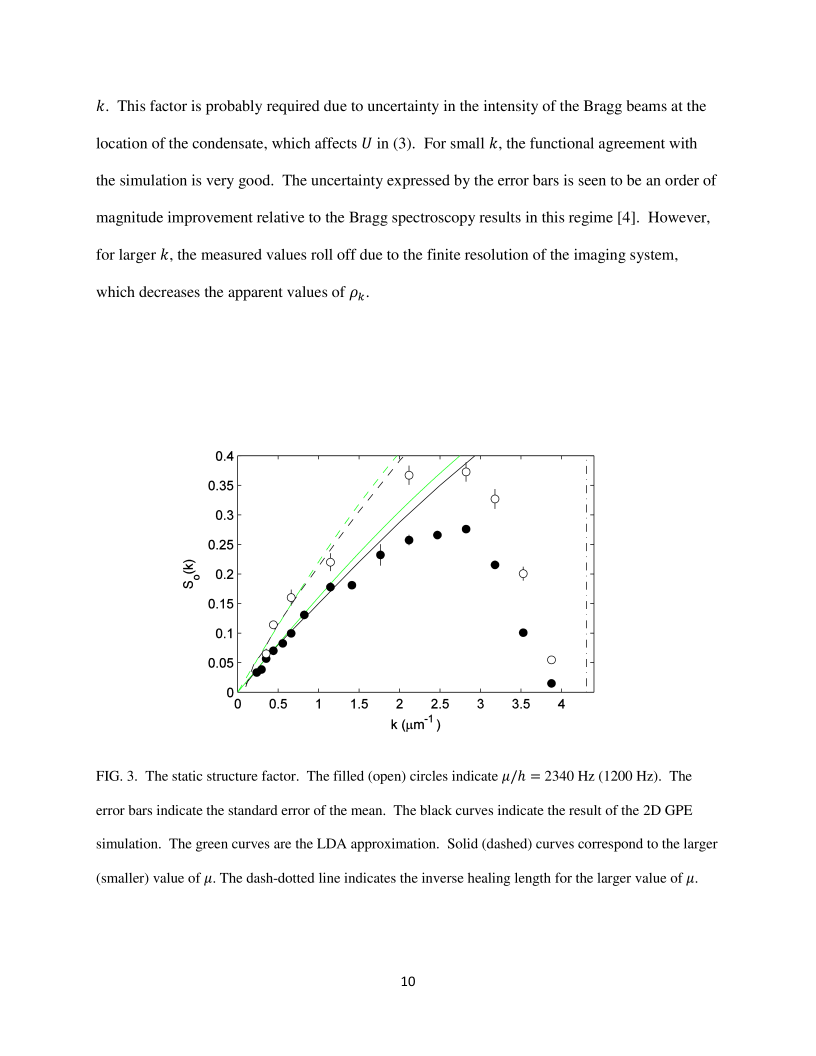
#> input picture formal/external_evidence/bec_bragg_shammass_2012/page_renders/page10_z4.png, 2448 x 3168 px (shown at 1/3 size)
$ python -i ovsnd01n2_sound_propagation_distance_time_digitized.py   (imports and definitions only)
#> lines starting #> are read from the running program, lines starting #| are printed output that depends on the picture; after the words box and inside, x2 and y2 are one past the last pixel; in counts of white or black regions, pixels touching at a corner belong together
### formal/python/toe/observables/ovsnd01_sound_propagation_distance_time_digitized.py
"""OV-SND-01N: minimal digitized anchor dataset from sound propagation (computed lock).

Digitization target
- Source PDF: arXiv:9711224v1 (Kavoulakis & Pethick, 1997)
- Figure: Fig. 2 (distance vs time)
- Series: squares (low-amplitude pulses)
- Axes:
  - x: Time [ms], range [0, 80]
  - y: Distance from center [μm], range [0, 200]

Purpose
- Provide a deterministic, frozen external dataset artifact (CSV + metadata) as a
  second non-Bragg anchor.

Scope / limits
- Benchmark/anchor ingestion only; no ToE validation claim.
- No fitting: we digitize points only; we do not infer c beyond acknowledging
  that the slope is interpretable as a speed.
- No continuity/averaging across regimes.
"""

from __future__ import annotations

from dataclasses import dataclass
import hashlib
import json
from pathlib import Path
from formal.python.meta.repo_environment import find_repo_root
from typing import Any

import numpy as np
from PIL import Image
from scipy import ndimage


def _sha256_json(payload: object) -> str:
    b = json.dumps(payload, sort_keys=True, separators=(",", ":"), ensure_ascii=True).encode("utf-8")
    return hashlib.sha256(b).hexdigest()


# [6 lines left out: function _sha256_file, not called in this run]


def _sha256_text(text: str) -> str:
    return hashlib.sha256(text.encode("utf-8")).hexdigest()


def _to_gray(rgb: np.ndarray) -> np.ndarray:
    r = rgb[:, :, 0].astype(np.float32)
    g = rgb[:, :, 1].astype(np.float32)
    b = rgb[:, :, 2].astype(np.float32)
    return (0.2126 * r + 0.7152 * g + 0.0722 * b).astype(np.float32)


@dataclass(frozen=True)
class PlotBox:
    left: int
    right: int
    top: int
    bottom: int

    def width(self) -> int:
        return int(self.right - self.left)

    def height(self) -> int:
        return int(self.bottom - self.top)


# [124 lines left out: functions _find_plot_box, _pixel_to_data, _digitized_points_from_png, _render_csv_text, not called in this run]


@dataclass(frozen=True)
class OVSND01DigitizedPropagationDatasetRecord:
    schema: str
    digitization_id: str
    date: str

    observable_id: str

    source: dict[str, Any]
    dataset: dict[str, Any]
    scope_limits: list[str]

    # [10 lines left out: function to_jsonable_without_fingerprint, not called in this run]

    def fingerprint(self) -> str:
        return _sha256_json(self.to_jsonable_without_fingerprint())

    # [139 lines left out: functions to_jsonable, ovsnd01_digitized_propagation_dataset_record, write_ovsnd01_digitized_artifacts, render_ovsnd01_digitized_lock_markdown, write_ovsnd01_digitized_lock, not called in this run]

### formal/python/toe/observables/ovsnd01n2_sound_propagation_distance_time_digitized.py
"""OV-SND-01N2: split square markers into two deterministic series from a pinned Andrews 1997 propagation plot.

Why this exists
- OV-SND-01N digitizes the *squares* series in Fig. 2 (distance vs time).
- The paper context suggests multiple pulse/condition series may exist.
- OV-SND-04 requires >=2 speed conditions to form >=2 mapped (c, n0) pairs.

Governance stance
- Bookkeeping only; no physics claim.
- Deterministic: if a second series cannot be separated by the pinned rule, this record
    remains BLOCKED (no fabrication, no manual clicking).

Digitization strategy (v1, bounded)
- Use the pinned Andrews page render: formal/external_evidence/bec_sound_andrews_1997/page4_z4.png
- Hardcode a crop box in image coordinates to isolate the propagation plot.
- Hardcode the plot box (axes interior) within that crop.
- Extract *all* square-marker centroids using the same pinned component signature as OV-SND-01N.
- Split into two series via a pinned rule: "largest_x_gap" on sorted time values.

Stop condition
- If the split produces too few points in either series or the largest gap is not significant,
    remain BLOCKED (this is the governance guardrail).
"""

from __future__ import annotations

from dataclasses import dataclass
import hashlib
import json
from pathlib import Path
from formal.python.meta.repo_environment import find_repo_root
from typing import Any

import numpy as np
from PIL import Image
from scipy import ndimage

from formal.python.toe.observables.ovsnd01_sound_propagation_distance_time_digitized import (
    PlotBox,
    _pixel_to_data,
    _to_gray,
)


def _sha256_json(payload: object) -> str:
    b = json.dumps(payload, sort_keys=True, separators=(",", ":"), ensure_ascii=True).encode("utf-8")
    return hashlib.sha256(b).hexdigest()


# [6 lines left out: function _sha256_file, not called in this run]


def _sha256_text(text: str) -> str:
    return hashlib.sha256(text.encode("utf-8")).hexdigest()


# [28 lines left out: functions _ols_through_origin, _rows_preview, not called in this run]


# Pinned crop/plot boxes for the pinned render.
# These were derived by a deterministic probe and then hardcoded to eliminate drift.
_PINNED_PAGE_PNG_REL = "formal/external_evidence/bec_sound_andrews_1997/page4_z4.png"
_PINNED_CROP_BOX_X0Y0X1Y1 = (1121, 1143, 2440, 1762)
_PINNED_PLOT_BOX_LRTB = (88, 1101, 11, 591)

# Pinned marker extraction parameters.
_THRESHOLD_DARK_LT = 140
_OPENING_STRUCTURE = (2, 2)
_OPENING_ITERATIONS = 1

# Pinned squares signature (OV-SND-01N).
_SQUARES_SIG = (43, 12, 11)

# Split rule parameters (v1).
_SPLIT_RULE_ID = "largest_x_gap_v1"
_MIN_POINTS_PER_SERIES = 6
_MIN_LARGEST_GAP_MS = 6.0


def _extract_square_points_from_pinned_page(png_path: Path) -> tuple[list[dict[str, float]] | None, dict[str, Any]]:
    rgb = np.array(Image.open(png_path).convert("RGB"))
#> rgb is the input picture: shape (3168, 2448, 3); mean R, G, B 249.7, 249.8, 249.7
    H, W, _ = rgb.shape

    x0, y0, x1, y1 = _PINNED_CROP_BOX_X0Y0X1Y1
    if not (0 <= x0 < x1 <= W and 0 <= y0 < y1 <= H):
        return None, {"reason": "invalid_hardcoded_crop_box", "image_shape": [int(H), int(W)], "crop_box": [x0, y0, x1, y1]}

    crop = rgb[y0:y1, x0:x1]
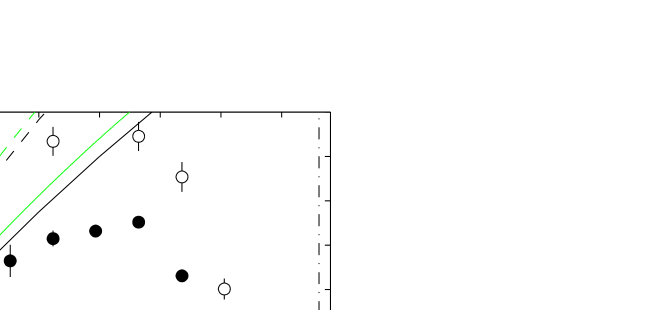
#> crop: shape (619, 1319, 3) (shown at 1/2 size); mean R, G, B 252.4, 252.7, 252.4
    gray = _to_gray(crop)

    left, right, top, bottom = _PINNED_PLOT_BOX_LRTB
    plot = PlotBox(left=int(left), right=int(right), top=int(top), bottom=int(bottom))
    if plot.left < 0 or plot.top < 0 or plot.right > gray.shape[1] or plot.bottom > gray.shape[0]:
        return None, {"reason": "invalid_hardcoded_plot_box", "crop_shape": [int(gray.shape[0]), int(gray.shape[1])], "plot_box": plot.__dict__}

    sub = gray[plot.top : plot.bottom, plot.left : plot.right]
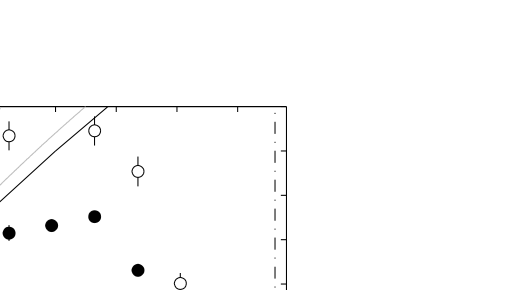
#> sub: shape (580, 1013) float32 (shown at 1/2 size); min 0, max 255, mean 252.3
    mask = sub < float(_THRESHOLD_DARK_LT)
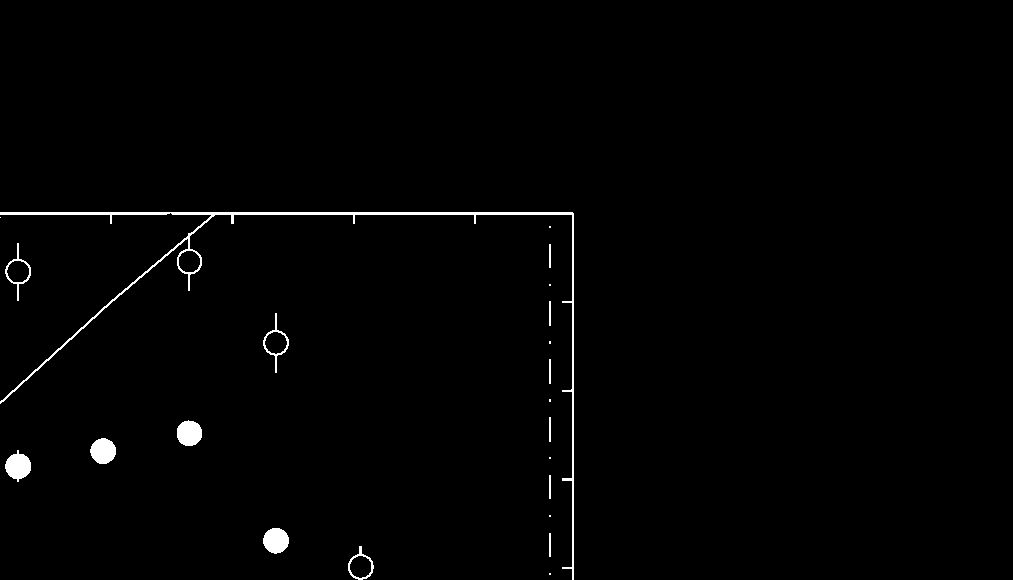
#> mask: shape (580, 1013) bool; 1.1% white; 22 white regions (8 under 20 px), largest, box (x1, y1, x2, y2) and area: (0, 212, 574, 580) 3448, (5, 450, 31, 482) 538, (263, 528, 289, 554) 521
    mask = ndimage.binary_opening(
        mask,
        structure=np.ones(_OPENING_STRUCTURE, dtype=bool),
        iterations=int(_OPENING_ITERATIONS),
    )
#> mask: shape (580, 1013) bool; 1.1% white; 22 white regions (7 under 20 px), largest, box (x1, y1, x2, y2) and area: (0, 212, 574, 580) 2921, (5, 450, 31, 482) 538, (0, 212, 170, 224) 525

    lbl, n = ndimage.label(mask)
#> lbl: shape (580, 1013) int32; 23 distinct labels, from 0 to 22
#> n = 22
    if n <= 0:
        return None, {"reason": "no_components_detected", "plot": plot.__dict__}

    pts_px: list[tuple[float, float]] = []
    for idx, sl in enumerate(ndimage.find_objects(lbl), start=1):
        if sl is None:
            continue
        ys, xs = sl
        comp = lbl[ys, xs] == idx

        area = int(comp.sum())
        h = int(ys.stop - ys.start)
        w = int(xs.stop - xs.start)

        if (area, w, h) != _SQUARES_SIG:
            continue

        yy, xx = np.nonzero(comp)
        cx = float(xx.mean()) + float(xs.start) + float(plot.left)
        cy = float(yy.mean()) + float(ys.start) + float(plot.top)
        pts_px.append((cx, cy))
#> this loop made 22 passes
#> (area, h, w) on passes 1, 2, 4, 5, 7, 8, 10, 12: (525, 12, 170), (2921, 368, 574), (223, 58, 26), (48, 24, 2), (50, 25, 2), (231, 60, 26), (50, 25, 2), (50, 25, 2)
#> pass 2, in _extract_square_points_from_pinned_page, `comp = lbl[ys, xs] == idx`:
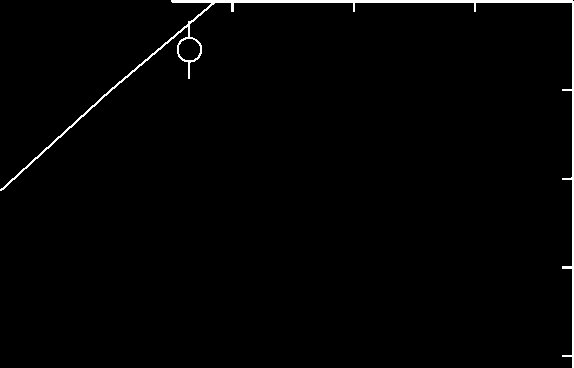
#> comp: shape (368, 574) bool; 1.4% white; 1 white region, box (x1, y1, x2, y2) and area: (0, 0, 574, 368) 2921
#> after the loop, pts_px = []

    pts_px.sort(key=lambda t: (t[0], t[1]))

    rounded_pixels = {(int(round(cx)), int(round(cy))) for (cx, cy) in pts_px}
#> rounded_pixels = 0 items
    if len(rounded_pixels) != len(pts_px):
        return None, {"reason": "non_unique_marker_detections", "row_count": int(len(pts_px))}

    xmin, xmax = 0.0, 80.0
    ymin, ymax = 0.0, 200.0

    out: list[dict[str, float]] = []
    for cx, cy in pts_px:
        t_ms, dist_um = _pixel_to_data(cx, cy, plot=plot, xmin=xmin, xmax=xmax, ymin=ymin, ymax=ymax)
        out.append({"time_ms": float(t_ms), "distance_um": float(dist_um)})
#> this loop made 0 passes
#> after the loop, out = []

    out.sort(key=lambda d: (float(d["time_ms"]), float(d["distance_um"])))

    rounded_data = {(round(float(d["time_ms"]), 6), round(float(d["distance_um"]), 6)) for d in out}
#> rounded_data = 0 items
    if len(rounded_data) != len(out):
        return None, {"reason": "non_unique_digitized_points", "row_count": int(len(out))}

    report: dict[str, Any] = {
        "image_relpath": _PINNED_PAGE_PNG_REL,
        "hardcoded_crop_box": {"x0": int(x0), "y0": int(y0), "x1": int(x1), "y1": int(y1)},
        "hardcoded_plot_box": {"left": int(plot.left), "right": int(plot.right), "top": int(plot.top), "bottom": int(plot.bottom)},
        "threshold": {"dark_lt": int(_THRESHOLD_DARK_LT)},
        "morphology": {"binary_opening": {"structure": list(_OPENING_STRUCTURE), "iterations": int(_OPENING_ITERATIONS)}},
        "marker_signature": {"area": int(_SQUARES_SIG[0]), "w": int(_SQUARES_SIG[1]), "h": int(_SQUARES_SIG[2])},
        "row_count": int(len(out)),
    }

    return out, report


# [50 lines left out: functions _split_by_largest_x_gap, _render_csv_text, not called in this run]


@dataclass(frozen=True)
class OVSND01N2DigitizedPropagationDatasetRecord:
    schema: str
    digitization_id: str
    date: str

    observable_id: str

    status: dict[str, Any]
    source: dict[str, Any]
    dataset: dict[str, Any] | None
    scope_limits: list[str]

    # [11 lines left out: function to_jsonable_without_fingerprint, not called in this run]

    def fingerprint(self) -> str:
        return _sha256_json(self.to_jsonable_without_fingerprint())

    # [188 lines left out: functions to_jsonable, ovsnd01n2_digitized_propagation_dataset_record, render_ovsnd01n2_lock_markdown, write_ovsnd01n2_digitized_artifacts, write_ovsnd01n2_lock, not called in this run]

>>> result = _extract_square_points_from_pinned_page('../../../external_evidence/bec_bragg_shammass_2012/page_renders/page10_z4.png')

$ run again, on formal/external_evidence/bec_bragg_shammass_2012/page_renders/page11_z4.png
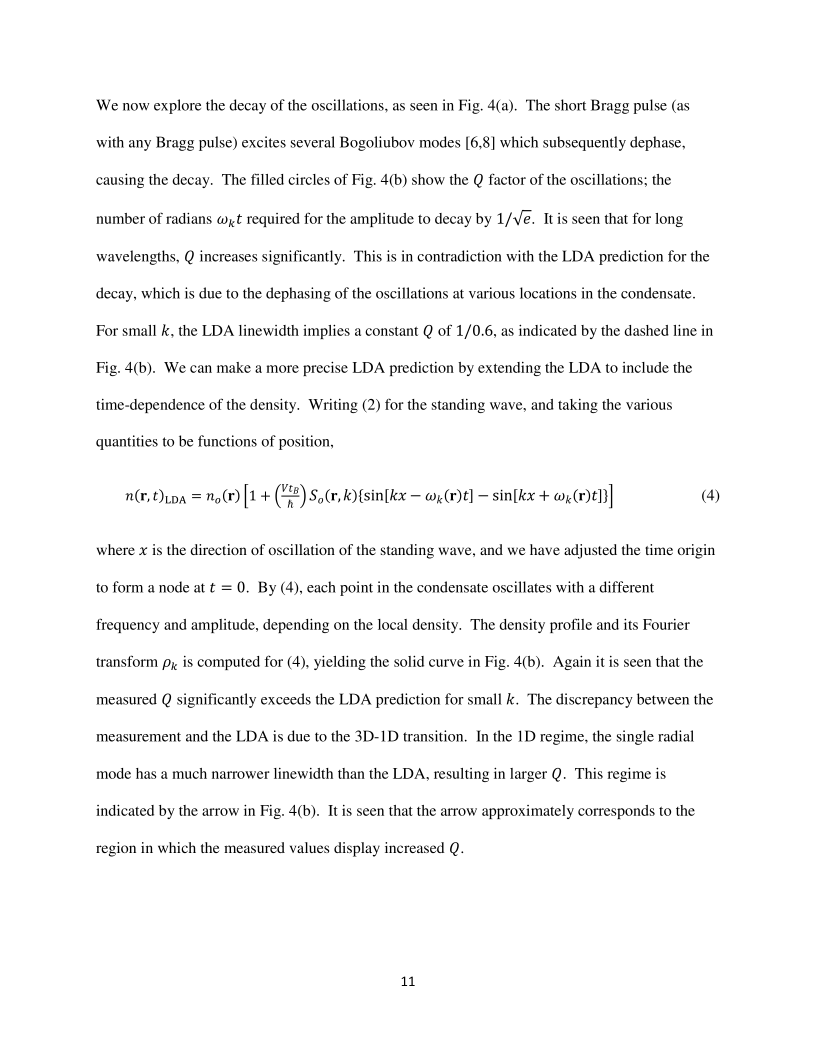
#> input picture formal/external_evidence/bec_bragg_shammass_2012/page_renders/page11_z4.png, 2448 x 3168 px (shown at 1/3 size)
#> in _extract_square_points_from_pinned_page, rgb is the input picture: shape (3168, 2448, 3); min 0, max 255, mean 246.6
#> in _extract_square_points_from_pinned_page, `mask = sub < float(_THRESHOLD_DARK_LT)`:
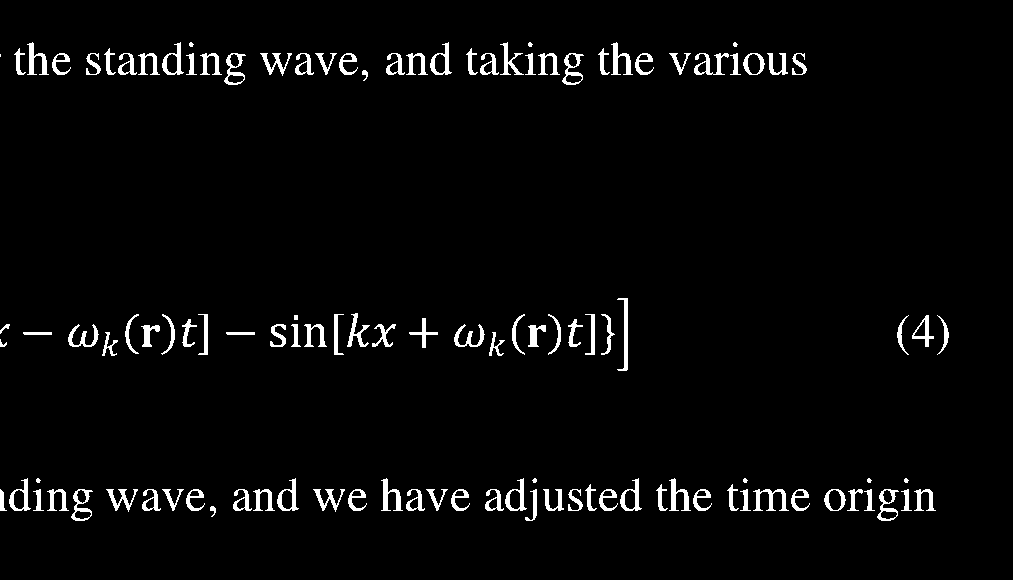
#> mask: shape (580, 1013) bool; 3.2% white; 114 white regions (9 under 20 px), largest, box (x1, y1, x2, y2) and area: (753, 489, 789, 511) 324, (617, 298, 628, 371) 318, (694, 53, 729, 75) 308
#> in _extract_square_points_from_pinned_page, `lbl, n = ndimage.label(mask)`:
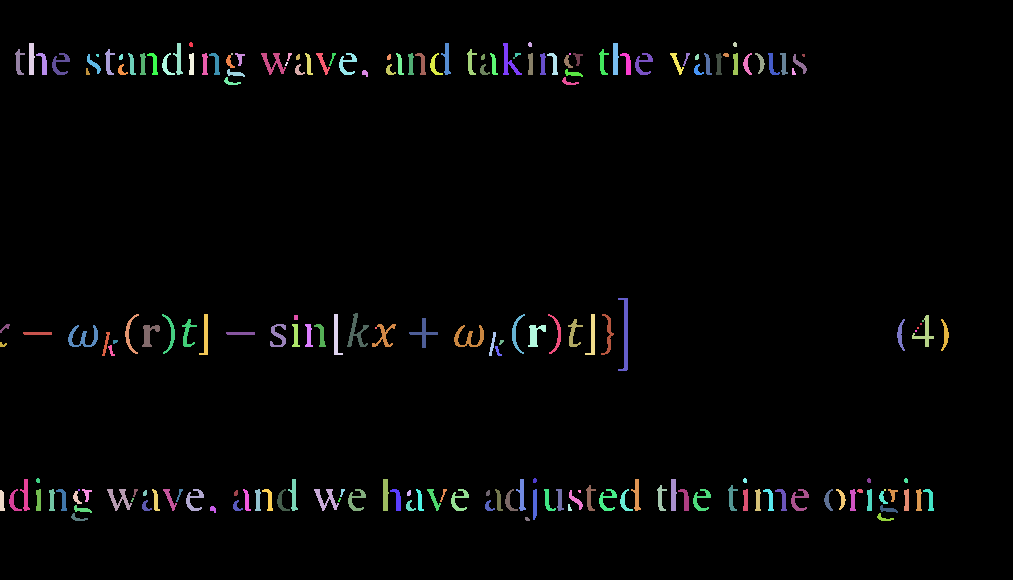
#> lbl: shape (580, 1013) int32; 203 distinct labels, from 0 to 202; one colour per label, 0 black
#> n = 202
#> the loop in _extract_square_points_from_pinned_page, `for idx, sl in enumerate(ndimage.find_objects(lbl), start=1):` made 202 passes
#> (area, h, w) on passes 4 to 6: (162, 32, 6), (143, 32, 10), (143, 32, 10)
#> after the loop in _extract_square_points_from_pinned_page, `for idx, sl in enumerate(ndimage.find_objects(lbl), start=1):`: pts_px = []
#> rounded_pixels = 0 items
#> after the loop in _extract_square_points_from_pinned_page, `for cx, cy in pts_px:`: out = []
#> rounded_data = 0 items
